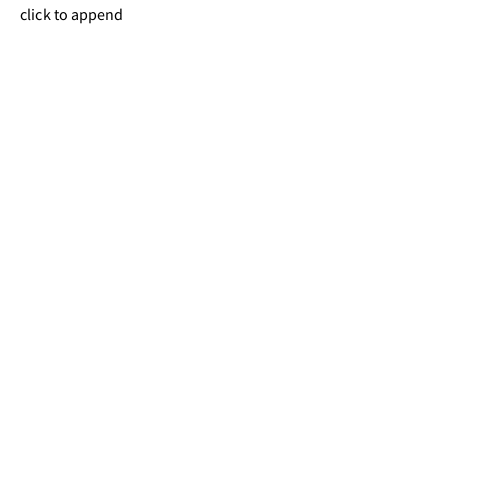
Frame 1 (no input)
Frame 60 (the mouse pressed at the canvas centre just before this capture): identical to frame 1, image omitted
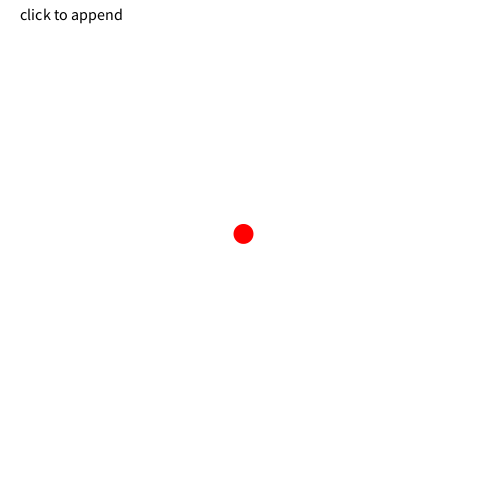
Frame 120 (the mouse held since frame 60 and released just before this capture)

The Processing sketch that drew these frames (run headless with seeded random() and noise(); from frame 60 on, the mouse is pressed at the canvas centre):

// Processing sketch: processing_158442
// ── processing_158442.pde

float x[] = {};
float y[] = {};

void setup() {
  size(500,500);
  background(255);
  noStroke();
}

void draw(){
  background(255);
  smooth();
  
 fill(0);
 textSize(16);
 text("click to append", 20, 20); 

  int i = 0;
  while(i < x.length) {
   fill(255,0,0);
   ellipse(x[i], y[i],20,20);
   x[i] = x[i] + random(-2,2);
    y[i] = y[i] + random(-2,2);
    i = i + 1;
    
  }
}


void mousePressed() {
  x = append(x, mouseX);
  y = append(y, mouseY);
}
